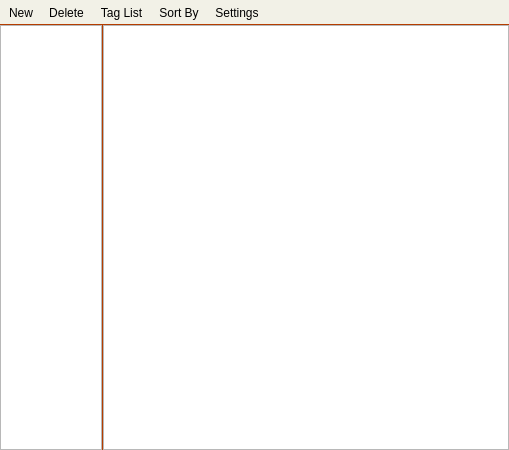
<?xml version="1.0" encoding="UTF-8"?>
<ui version="4.0">
 <class>MainWindow</class>
 <widget class="QMainWindow" name="MainWindow">
  <property name="geometry">
   <rect>
    <x>0</x>
    <y>0</y>
    <width>509</width>
    <height>450</height>
   </rect>
  </property>
  <property name="minimumSize">
   <size>
    <width>400</width>
    <height>450</height>
   </size>
  </property>
  <property name="windowTitle">
   <string>Hazama</string>
  </property>
  <widget class="QWidget" name="centralwidget">
   <layout class="QVBoxLayout" name="verticalLayout">
    <property name="spacing">
     <number>0</number>
    </property>
    <property name="margin">
     <number>0</number>
    </property>
    <item>
     <widget class="NSplitter" name="splitter">
      <property name="styleSheet">
       <string notr="true">QSplitter::handle{background: rgb(181,61,0)}</string>
      </property>
      <property name="orientation">
       <enum>Qt::Horizontal</enum>
      </property>
      <property name="handleWidth">
       <number>1</number>
      </property>
      <property name="childrenCollapsible">
       <bool>false</bool>
      </property>
      <widget class="TagList" name="tlist">
       <property name="sizePolicy">
        <sizepolicy hsizetype="Expanding" vsizetype="Expanding">
         <horstretch>1</horstretch>
         <verstretch>0</verstretch>
        </sizepolicy>
       </property>
      </widget>
      <widget class="NikkiList" name="nlist">
       <property name="sizePolicy">
        <sizepolicy hsizetype="Expanding" vsizetype="Expanding">
         <horstretch>4</horstretch>
         <verstretch>0</verstretch>
        </sizepolicy>
       </property>
      </widget>
     </widget>
    </item>
   </layout>
  </widget>
  <widget class="QToolBar" name="toolBar">
   <property name="styleSheet">
    <string notr="true">QToolBar {background: rgb(242,241,231); border-bottom: 1px solid rgb(181, 61, 0); padding: 2px; spacing: 2px}</string>
   </property>
   <property name="movable">
    <bool>false</bool>
   </property>
   <property name="iconSize">
    <size>
     <width>24</width>
     <height>24</height>
    </size>
   </property>
   <property name="floatable">
    <bool>false</bool>
   </property>
   <attribute name="toolBarArea">
    <enum>TopToolBarArea</enum>
   </attribute>
   <attribute name="toolBarBreak">
    <bool>false</bool>
   </attribute>
   <addaction name="creAct"/>
   <addaction name="delAct"/>
   <addaction name="tlistAct"/>
   <addaction name="sorAct"/>
   <addaction name="cfgAct"/>
  </widget>
  <action name="tlistAct">
   <property name="checkable">
    <bool>true</bool>
   </property>
   <property name="icon">
    <iconset resource="../res/icons.qrc">
     <normaloff>:/images/tlist.png</normaloff>:/images/tlist.png</iconset>
   </property>
   <property name="text">
    <string>Tag List</string>
   </property>
   <property name="shortcut">
    <string notr="true">F9</string>
   </property>
  </action>
  <action name="creAct">
   <property name="icon">
    <iconset resource="../res/icons.qrc">
     <normaloff>:/images/new.png</normaloff>:/images/new.png</iconset>
   </property>
   <property name="text">
    <string>New</string>
   </property>
   <property name="shortcut">
    <string notr="true">Ctrl+N</string>
   </property>
  </action>
  <action name="delAct">
   <property name="icon">
    <iconset resource="../res/icons.qrc">
     <normaloff>:/images/delete.png</normaloff>:/images/delete.png</iconset>
   </property>
   <property name="text">
    <string>Delete</string>
   </property>
   <property name="shortcut">
    <string notr="true">Del</string>
   </property>
   <property name="shortcutContext">
    <enum>Qt::WidgetShortcut</enum>
   </property>
  </action>
  <action name="sorAct">
   <property name="icon">
    <iconset resource="../res/icons.qrc">
     <normaloff>:/images/sort.png</normaloff>:/images/sort.png</iconset>
   </property>
   <property name="text">
    <string>Sort By</string>
   </property>
   <property name="shortcut">
    <string notr="true"/>
   </property>
  </action>
  <action name="cfgAct">
   <property name="icon">
    <iconset resource="../res/icons.qrc">
     <normaloff>:/images/config.png</normaloff>:/images/config.png</iconset>
   </property>
   <property name="text">
    <string>Settings</string>
   </property>
   <property name="shortcut">
    <string notr="true"/>
   </property>
  </action>
 </widget>
 <customwidgets>
  <customwidget>
   <class>NikkiList</class>
   <extends>QListWidget</extends>
   <header>nikkitaglist</header>
   <slots>
    <signal>reloaded()</signal>
    <signal>needRefresh()</signal>
    <slot>delNikki()</slot>
    <slot>newNikki()</slot>
   </slots>
  </customwidget>
  <customwidget>
   <class>TagList</class>
   <extends>QListWidget</extends>
   <header>nikkitaglist</header>
  </customwidget>
  <customwidget>
   <class>NSplitter</class>
   <extends>QSplitter</extends>
   <header>customobjects</header>
   <container>1</container>
  </customwidget>
 </customwidgets>
 <resources>
  <include location="../res/icons.qrc"/>
 </resources>
 <connections>
  <connection>
   <sender>creAct</sender>
   <signal>triggered()</signal>
   <receiver>nlist</receiver>
   <slot>newNikki()</slot>
   <hints>
    <hint type="sourcelabel">
     <x>-1</x>
     <y>-1</y>
    </hint>
    <hint type="destinationlabel">
     <x>305</x>
     <y>182</y>
    </hint>
   </hints>
  </connection>
  <connection>
   <sender>delAct</sender>
   <signal>triggered()</signal>
   <receiver>nlist</receiver>
   <slot>delNikki()</slot>
   <hints>
    <hint type="sourcelabel">
     <x>-1</x>
     <y>-1</y>
    </hint>
    <hint type="destinationlabel">
     <x>305</x>
     <y>182</y>
    </hint>
   </hints>
  </connection>
  <connection>
   <sender>tlistAct</sender>
   <signal>triggered(bool)</signal>
   <receiver>MainWindow</receiver>
   <slot>toggleTagList()</slot>
   <hints>
    <hint type="sourcelabel">
     <x>-1</x>
     <y>-1</y>
    </hint>
    <hint type="destinationlabel">
     <x>254</x>
     <y>165</y>
    </hint>
   </hints>
  </connection>
 </connections>
 <slots>
  <slot>toggleTagList()</slot>
 </slots>
</ui>
